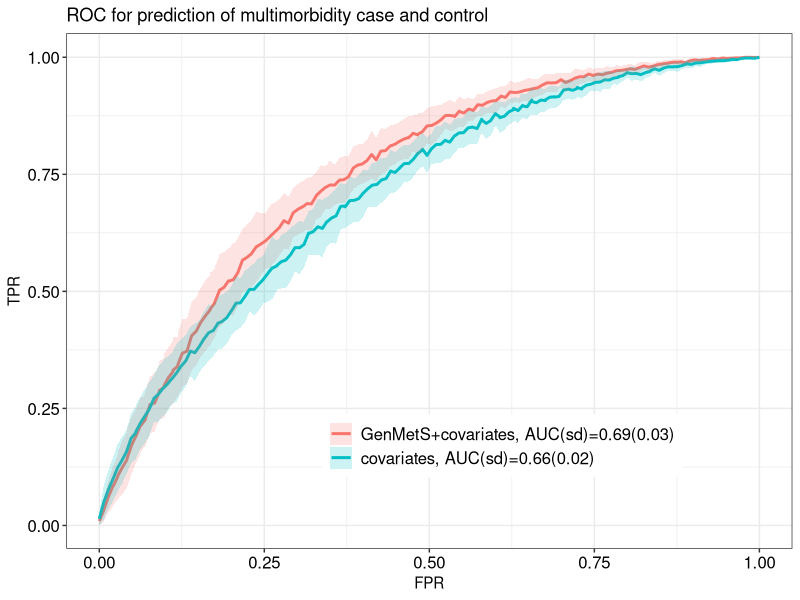

This chart was generated by the following R code:
################################
#Pan Hong
#May 2, 2023
#last update May 13, 2023
#exclude ObsMetS (m1, m2)
################################

rm(list=ls())
library(dplyr)
library(data.table)
library(ggplot2)


trait="multimorbidity"
model_ROCAUC_fig=paste0("GenMetS_prediction_AUC_for_", trait, ".tiff")
mytitle=paste0("ROC for prediction of ", trait, " case and control")

dplot<- fread("GenMetS_prediction_multimorbidity.txt")
dplot <-dplot %>% data.frame() %>%
  mutate(model = case_when(
                         model == 'm2' ~ 'GenMetS+covariates, AUC(sd)=0.69(0.03)',
                         model == 'm4' ~ 'covariates, AUC(sd)=0.66(0.02)'))

 

dplot$model <- factor(dplot$model, levels = c(
                                              "GenMetS+covariates, AUC(sd)=0.69(0.03)",
                                              "covariates, AUC(sd)=0.66(0.02)"))

ggplot(data = dplot, aes(x = fpr, model=model)) + 
  geom_line(aes(y = mean, color = model), size = 1) + 
  geom_ribbon(aes(y =mean , ymin = mean - sd, ymax = mean + sd, fill = model), alpha = .2) +
  xlab("FPR") + ylab("TPR")+ 
  ggtitle(mytitle) +
  theme_bw() +  
  #theme(legend.key = element_blank()) + 
  #theme(plot.margin=unit(c(1,3,1,1),"cm"))+
  #theme(legend.position = c(0.6,0.2), legend.direction = "vertical") +
  theme(legend.title = element_blank()) + 
  #theme_classic() +
  theme(axis.text = element_text(size=12,color="black")) +
  theme(legend.text=element_text(size=12,color="black")) +
  theme(legend.position = c(0.6,0.2), legend.direction = "vertical") 

 
ggsave(model_ROCAUC_fig,  
       width =6.2, height = 4.14, units = "in",dpi = 600, compression = "lzw")

 
 
